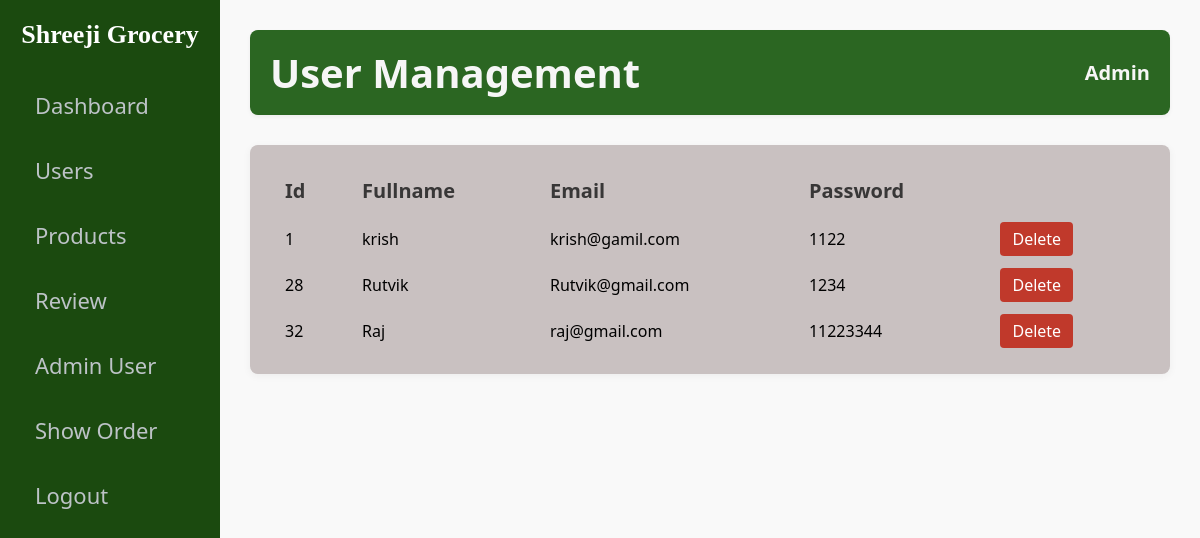
Page /admin/user.php (signed in) on the committed database.
### tables this page shows
CREATE TABLE `register` (
  `id` int(11) NOT NULL,
  `fullname` varchar(30) NOT NULL,
  `email` varchar(30) NOT NULL,
  `password` varchar(30) NOT NULL
);

### admin/user.php (the view, shortened to what this page needs)
<?php
  if(isset($_SESSION['sg']))
  {
    include"header.php"
    ?>
<body>
  <div class="main">
    <header>
      <h1>User Management</h1>
      <h2>Admin</h2>
    </header>
    <?php
      $host = "localhost";
      $user = "root";
      $password = "";
      $dbname = "grocery";
      $connection = mysqli_connect($host,$user,$password,$dbname);
      $query = "SELECT * FROM register";
      $query_run = mysqli_query($connection ,$query);
    ?>
    <div class="table-container">
      <table>
        <thead>
          <tr>
            <th>Id</th>
            <th>Fullname</th>
            <th>Email</th>
            <th>Password</th>
            <th> </th>
          </tr>
        </thead>
        <tbody>
          <?php
             if(mysqli_num_rows($query_run) > 0)
             {
                while($row = mysqli_fetch_assoc($query_run))
                {
                  ?>
          <tr>
            <td><?php echo $row[ 'id'] ?></td>
            <td><?php echo $row[ 'fullname'] ?></td>
            <td><?php echo $row[ 'email'] ?></td>
            <td><?php echo $row[ 'password'] ?></td>
            <td>
              <a href="user_delete.php?i=<?php echo $row[ 'id'] ?>"  class="btn btn-delete"> Delete</a>
            </td>
          </tr>
          <?php
                }
             }
             else{
              echo "No Record Found";
             }
          ?>
        </tbody>
    </div>
  </div>
  <?php
  }
  else
  {
     header("Location:index.php");
  }
  ?>
</body>

### admin/css/header.css (style rules this page uses)
* { margin: 0; padding: 0; box-sizing: border-box; }
body { font-family: Arial, sans-serif; }
.main { margin-left: 240px; padding: 30px; }

### admin/user.php (style rules this page uses)
* { box-sizing: border-box; margin: 0; padding: 0; font-family: 'Segoe UI', sans-serif; }
body { display: flex; min-height: 100vh; background-color: #f9f9f9; }
.main { margin-left: 220px; padding: 30px; width: 100%; }
header { display: flex; justify-content: space-between; background-color: rgb(43, 102, 34);; padding: 15px 20px; border-radius: 8px; margin-bottom: 30px; box-shadow: 0 2px 4px rgba(0,0,0,0.05); }
header h1 { font-size: 40px; color: #f6f6f6; }
header h2 { font-size: 20px; color :#f7f6f6; margin-top: 14px; }
.table-container { background-color: rgb(201, 193, 193); border-radius: 8px; padding: 20px; box-shadow: 0 2px 8px rgba(0,0,0,0.05); }
table { width: 100%; border-collapse: collapse; }
table th, table td { padding: 12px 15px; text-align: left; }
table th { font-size: 20px; background-color: rgb(201, 193, 193); color: #383737; }
table tr:nth-child(even) { background-color: rgb(201, 193, 193);; }
.btn { padding: 6px 12px; border: none; border-radius: 4px; cursor: pointer; color: white; margin-right: 5px; }
.btn-delete { background: #c0392b; text-decoration: none; }

### rows in the picture
register: id "1", fullname "krish", email "krish@gamil.com", password "1122"
register: id "28", fullname "Rutvik", email "Rutvik@gmail.com", password "1234"
register: id "32", fullname "Raj", email "raj@gmail.com", password "11223344"
